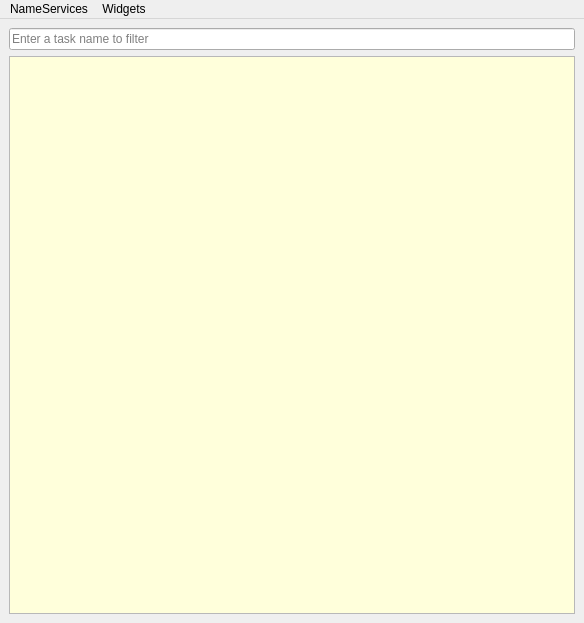
<?xml version="1.0" encoding="UTF-8"?>
<ui version="4.0">
 <class>MainWindow</class>
 <widget class="QMainWindow" name="MainWindow">
  <property name="geometry">
   <rect>
    <x>0</x>
    <y>0</y>
    <width>584</width>
    <height>623</height>
   </rect>
  </property>
  <property name="windowTitle">
   <string>TaskInspector</string>
  </property>
  <widget class="QWidget" name="centralwidget">
   <layout class="QVBoxLayout" name="verticalLayout">
    <item>
     <widget class="QLineEdit" name="lineEdit">
      <property name="placeholderText">
       <string>Enter a task name to filter</string>
      </property>
     </widget>
    </item>
    <item>
     <widget class="QTreeView" name="treeView">
      <property name="sizePolicy">
       <sizepolicy hsizetype="MinimumExpanding" vsizetype="MinimumExpanding">
        <horstretch>1</horstretch>
        <verstretch>1</verstretch>
       </sizepolicy>
      </property>
      <property name="minimumSize">
       <size>
        <width>0</width>
        <height>0</height>
       </size>
      </property>
      <property name="palette">
       <palette>
        <active>
         <colorrole role="Text">
          <brush brushstyle="SolidPattern">
           <color alpha="255">
            <red>0</red>
            <green>0</green>
            <blue>0</blue>
           </color>
          </brush>
         </colorrole>
         <colorrole role="Base">
          <brush brushstyle="SolidPattern">
           <color alpha="255">
            <red>255</red>
            <green>255</green>
            <blue>219</blue>
           </color>
          </brush>
         </colorrole>
         <colorrole role="AlternateBase">
          <brush brushstyle="SolidPattern">
           <color alpha="255">
            <red>255</red>
            <green>255</green>
            <blue>174</blue>
           </color>
          </brush>
         </colorrole>
        </active>
        <inactive>
         <colorrole role="Text">
          <brush brushstyle="SolidPattern">
           <color alpha="255">
            <red>0</red>
            <green>0</green>
            <blue>0</blue>
           </color>
          </brush>
         </colorrole>
         <colorrole role="Base">
          <brush brushstyle="SolidPattern">
           <color alpha="255">
            <red>255</red>
            <green>255</green>
            <blue>219</blue>
           </color>
          </brush>
         </colorrole>
         <colorrole role="AlternateBase">
          <brush brushstyle="SolidPattern">
           <color alpha="255">
            <red>255</red>
            <green>255</green>
            <blue>174</blue>
           </color>
          </brush>
         </colorrole>
        </inactive>
        <disabled>
         <colorrole role="Text">
          <brush brushstyle="SolidPattern">
           <color alpha="255">
            <red>159</red>
            <green>158</green>
            <blue>158</blue>
           </color>
          </brush>
         </colorrole>
         <colorrole role="Base">
          <brush brushstyle="SolidPattern">
           <color alpha="255">
            <red>255</red>
            <green>255</green>
            <blue>255</blue>
           </color>
          </brush>
         </colorrole>
         <colorrole role="AlternateBase">
          <brush brushstyle="SolidPattern">
           <color alpha="255">
            <red>255</red>
            <green>255</green>
            <blue>174</blue>
           </color>
          </brush>
         </colorrole>
        </disabled>
       </palette>
      </property>
      <property name="contextMenuPolicy">
       <enum>Qt::CustomContextMenu</enum>
      </property>
      <property name="frameShape">
       <enum>QFrame::StyledPanel</enum>
      </property>
      <property name="verticalScrollBarPolicy">
       <enum>Qt::ScrollBarAsNeeded</enum>
      </property>
      <property name="horizontalScrollBarPolicy">
       <enum>Qt::ScrollBarAsNeeded</enum>
      </property>
      <property name="autoScroll">
       <bool>false</bool>
      </property>
      <property name="editTriggers">
       <set>QAbstractItemView::AnyKeyPressed|QAbstractItemView::DoubleClicked|QAbstractItemView::EditKeyPressed</set>
      </property>
      <property name="showDropIndicator" stdset="0">
       <bool>false</bool>
      </property>
      <property name="alternatingRowColors">
       <bool>true</bool>
      </property>
      <property name="selectionBehavior">
       <enum>QAbstractItemView::SelectRows</enum>
      </property>
      <property name="verticalScrollMode">
       <enum>QAbstractItemView::ScrollPerPixel</enum>
      </property>
      <property name="rootIsDecorated">
       <bool>true</bool>
      </property>
      <property name="uniformRowHeights">
       <bool>true</bool>
      </property>
      <property name="sortingEnabled">
       <bool>false</bool>
      </property>
      <attribute name="headerCascadingSectionResizes">
       <bool>false</bool>
      </attribute>
      <attribute name="headerDefaultSectionSize">
       <number>200</number>
      </attribute>
      <attribute name="headerMinimumSectionSize">
       <number>0</number>
      </attribute>
      <attribute name="headerShowSortIndicator" stdset="0">
       <bool>false</bool>
      </attribute>
     </widget>
    </item>
   </layout>
  </widget>
  <widget class="QMenuBar" name="menubar">
   <property name="geometry">
    <rect>
     <x>0</x>
     <y>0</y>
     <width>584</width>
     <height>25</height>
    </rect>
   </property>
   <widget class="QMenu" name="menuNameServices">
    <property name="title">
     <string>NameServices</string>
    </property>
    <addaction name="separator"/>
    <addaction name="actionAdd_name_service"/>
   </widget>
   <widget class="QMenu" name="menuWidgets">
    <property name="title">
     <string>Widgets</string>
    </property>
   </widget>
   <addaction name="menuNameServices"/>
   <addaction name="menuWidgets"/>
  </widget>
  <action name="actionAdd_name_service">
   <property name="text">
    <string>add CORBA</string>
   </property>
  </action>
 </widget>
 <tabstops>
  <tabstop>treeView</tabstop>
  <tabstop>lineEdit</tabstop>
 </tabstops>
 <resources/>
 <connections/>
</ui>
